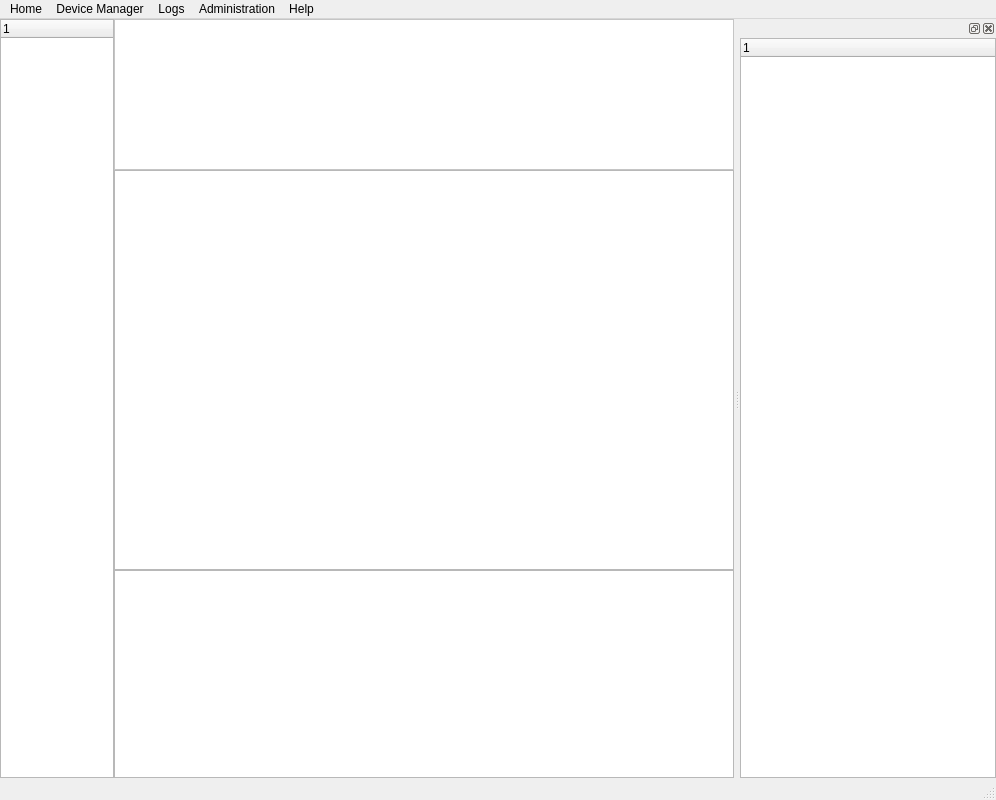
<?xml version="1.0" encoding="UTF-8"?>
<ui version="4.0">
 <class>MainWindow</class>
 <widget class="QMainWindow" name="MainWindow">
  <property name="geometry">
   <rect>
    <x>0</x>
    <y>0</y>
    <width>996</width>
    <height>800</height>
   </rect>
  </property>
  <property name="minimumSize">
   <size>
    <width>0</width>
    <height>800</height>
   </size>
  </property>
  <property name="windowTitle">
   <string>MainWindow</string>
  </property>
  <widget class="QWidget" name="centralWidget">
   <layout class="QHBoxLayout" name="horizontalLayout">
    <property name="spacing">
     <number>0</number>
    </property>
    <property name="leftMargin">
     <number>0</number>
    </property>
    <property name="topMargin">
     <number>0</number>
    </property>
    <property name="rightMargin">
     <number>0</number>
    </property>
    <property name="bottomMargin">
     <number>0</number>
    </property>
    <item>
     <widget class="QTreeWidget" name="treeWidget">
      <property name="sizePolicy">
       <sizepolicy hsizetype="Fixed" vsizetype="Expanding">
        <horstretch>0</horstretch>
        <verstretch>0</verstretch>
       </sizepolicy>
      </property>
      <property name="minimumSize">
       <size>
        <width>100</width>
        <height>0</height>
       </size>
      </property>
      <property name="maximumSize">
       <size>
        <width>16777215</width>
        <height>16777215</height>
       </size>
      </property>
      <column>
       <property name="text">
        <string notr="true">1</string>
       </property>
      </column>
     </widget>
    </item>
    <item>
     <widget class="QWidget" name="minor_widget" native="true">
      <layout class="QHBoxLayout" name="HLayout_minor_widget">
       <property name="spacing">
        <number>0</number>
       </property>
       <property name="leftMargin">
        <number>0</number>
       </property>
       <property name="topMargin">
        <number>0</number>
       </property>
       <property name="rightMargin">
        <number>0</number>
       </property>
       <property name="bottomMargin">
        <number>0</number>
       </property>
       <item>
        <layout class="QVBoxLayout" name="verticalLayout_minor">
         <property name="spacing">
          <number>0</number>
         </property>
         <item>
          <widget class="QScrollArea" name="scrollArea">
           <property name="minimumSize">
            <size>
             <width>571</width>
             <height>101</height>
            </size>
           </property>
           <property name="maximumSize">
            <size>
             <width>16777215</width>
             <height>151</height>
            </size>
           </property>
           <property name="styleSheet">
            <string notr="true">background-color: rgb(255, 255, 255);</string>
           </property>
           <property name="widgetResizable">
            <bool>true</bool>
           </property>
           <widget class="QWidget" name="scrollAreaWidgetContents">
            <property name="geometry">
             <rect>
              <x>0</x>
              <y>0</y>
              <width>618</width>
              <height>149</height>
             </rect>
            </property>
            <layout class="QHBoxLayout" name="horizontalLayout_2">
             <item>
              <widget class="QLabel" name="label">
               <property name="maximumSize">
                <size>
                 <width>571</width>
                 <height>101</height>
                </size>
               </property>
               <property name="styleSheet">
                <string notr="true">image: url(:/image/facom2.png);</string>
               </property>
               <property name="text">
                <string/>
               </property>
              </widget>
             </item>
            </layout>
           </widget>
          </widget>
         </item>
         <item>
          <widget class="QTableWidget" name="tableWidget">
           <property name="sizePolicy">
            <sizepolicy hsizetype="Fixed" vsizetype="Fixed">
             <horstretch>0</horstretch>
             <verstretch>0</verstretch>
            </sizepolicy>
           </property>
           <property name="minimumSize">
            <size>
             <width>620</width>
             <height>400</height>
            </size>
           </property>
           <property name="maximumSize">
            <size>
             <width>16777215</width>
             <height>16777215</height>
            </size>
           </property>
           <attribute name="horizontalHeaderStretchLastSection">
            <bool>true</bool>
           </attribute>
           <attribute name="verticalHeaderStretchLastSection">
            <bool>false</bool>
           </attribute>
          </widget>
         </item>
         <item>
          <widget class="QTextBrowser" name="textBrowser">
           <property name="minimumSize">
            <size>
             <width>0</width>
             <height>50</height>
            </size>
           </property>
          </widget>
         </item>
        </layout>
       </item>
      </layout>
     </widget>
    </item>
   </layout>
  </widget>
  <widget class="QMenuBar" name="menuBar">
   <property name="geometry">
    <rect>
     <x>0</x>
     <y>0</y>
     <width>996</width>
     <height>23</height>
    </rect>
   </property>
   <widget class="QMenu" name="menu_F">
    <property name="title">
     <string>Home</string>
    </property>
    <addaction name="action_OverView"/>
    <addaction name="action_Alarm_Status"/>
    <addaction name="action_Outlet_Status"/>
    <addaction name="separator"/>
   </widget>
   <widget class="QMenu" name="menu_V">
    <property name="title">
     <string>Device Manager</string>
    </property>
    <addaction name="action_Load_Management"/>
    <addaction name="action_control"/>
    <addaction name="actionConfiguration"/>
    <addaction name="actionScheduling"/>
   </widget>
   <widget class="QMenu" name="menu_S">
    <property name="title">
     <string>Logs</string>
    </property>
    <widget class="QMenu" name="menuEvents">
     <property name="title">
      <string>Events</string>
     </property>
     <addaction name="actionLog_event"/>
     <addaction name="actionReverse_lookup"/>
    </widget>
    <widget class="QMenu" name="menuData">
     <property name="title">
      <string>Data</string>
     </property>
     <addaction name="actionLog_2"/>
     <addaction name="actionInterval"/>
     <addaction name="actionRotation"/>
    </widget>
    <addaction name="menuEvents"/>
    <addaction name="menuData"/>
   </widget>
   <widget class="QMenu" name="menu_H">
    <property name="title">
     <string>Help</string>
    </property>
    <addaction name="actionAbout"/>
    <addaction name="actionHelp_F1"/>
   </widget>
   <widget class="QMenu" name="menuHelp">
    <property name="title">
     <string>Administration</string>
    </property>
    <addaction name="actionSecurity"/>
   </widget>
   <addaction name="menu_F"/>
   <addaction name="menu_V"/>
   <addaction name="menu_S"/>
   <addaction name="menuHelp"/>
   <addaction name="menu_H"/>
  </widget>
  <widget class="QStatusBar" name="statusBar"/>
  <widget class="QDockWidget" name="dockWidget_2">
   <property name="styleSheet">
    <string notr="true">margin: 0px;</string>
   </property>
   <property name="floating">
    <bool>false</bool>
   </property>
   <attribute name="dockWidgetArea">
    <number>2</number>
   </attribute>
   <widget class="QWidget" name="dockWidgetContents_4">
    <layout class="QHBoxLayout" name="horizontalLayout_3">
     <property name="spacing">
      <number>0</number>
     </property>
     <property name="leftMargin">
      <number>0</number>
     </property>
     <property name="topMargin">
      <number>0</number>
     </property>
     <property name="rightMargin">
      <number>0</number>
     </property>
     <property name="bottomMargin">
      <number>0</number>
     </property>
     <item>
      <widget class="QTreeWidget" name="treeWidget_2">
       <property name="styleSheet">
        <string notr="true">margin: 0px;</string>
       </property>
       <column>
        <property name="text">
         <string notr="true">1</string>
        </property>
       </column>
      </widget>
     </item>
    </layout>
   </widget>
  </widget>
  <action name="action_OverView">
   <property name="text">
    <string>Overview</string>
   </property>
   <property name="whatsThis">
    <string>新建文件</string>
   </property>
  </action>
  <action name="action_Alarm_Status">
   <property name="text">
    <string>Alarm Status</string>
   </property>
   <property name="whatsThis">
    <string>打开文件</string>
   </property>
  </action>
  <action name="action_Outlet_Status">
   <property name="text">
    <string>Outlet Status</string>
   </property>
   <property name="whatsThis">
    <string>运行</string>
   </property>
  </action>
  <action name="action_Device">
   <property name="text">
    <string>最近的Device</string>
   </property>
  </action>
  <action name="action_Load_Management">
   <property name="text">
    <string>Load Management</string>
   </property>
   <property name="whatsThis">
    <string>查看log</string>
   </property>
  </action>
  <action name="actionChang_Net">
   <property name="text">
    <string>更改网络设置</string>
   </property>
   <property name="whatsThis">
    <string/>
   </property>
  </action>
  <action name="actionAdd_User">
   <property name="text">
    <string>添加用户</string>
   </property>
   <property name="whatsThis">
    <string>添加用户</string>
   </property>
  </action>
  <action name="actionDelete_User">
   <property name="text">
    <string>删除用户</string>
   </property>
   <property name="whatsThis">
    <string>删除用户</string>
   </property>
  </action>
  <action name="actionChang_Passwd">
   <property name="text">
    <string>修改密码</string>
   </property>
   <property name="whatsThis">
    <string>修改用户密码</string>
   </property>
  </action>
  <action name="actionRename_Device">
   <property name="text">
    <string>重命名Device</string>
   </property>
  </action>
  <action name="actionSet_Electric">
   <property name="text">
    <string>设置电流阀值</string>
   </property>
   <property name="whatsThis">
    <string>设置电流的最大最小值</string>
   </property>
  </action>
  <action name="actionCheck_Power">
   <property name="text">
    <string>查询电流阀值</string>
   </property>
   <property name="whatsThis">
    <string>查询电源的大小</string>
   </property>
  </action>
  <action name="actionAbout">
   <property name="text">
    <string>About Version</string>
   </property>
  </action>
  <action name="actionHelp_F1">
   <property name="text">
    <string>Help(&amp;F1)</string>
   </property>
  </action>
  <action name="action_connect">
   <property name="text">
    <string>连接</string>
   </property>
  </action>
  <action name="action_disconnect">
   <property name="text">
    <string>断开连接</string>
   </property>
  </action>
  <action name="action_add_device">
   <property name="text">
    <string>添加Device</string>
   </property>
  </action>
  <action name="action_del_device">
   <property name="text">
    <string>删除Device</string>
   </property>
  </action>
  <action name="action_btn">
   <property name="text">
    <string>查询开关状态</string>
   </property>
  </action>
  <action name="action_all_btn">
   <property name="text">
    <string>设置总开关</string>
   </property>
  </action>
  <action name="action_control">
   <property name="text">
    <string>Control</string>
   </property>
  </action>
  <action name="actionConfiguration">
   <property name="text">
    <string>Configuration</string>
   </property>
  </action>
  <action name="actionScheduling">
   <property name="text">
    <string>Scheduling</string>
   </property>
  </action>
  <action name="actionLog_event">
   <property name="text">
    <string>log</string>
   </property>
  </action>
  <action name="actionReverse_lookup">
   <property name="text">
    <string>reverse lookup</string>
   </property>
  </action>
  <action name="actionLog_2">
   <property name="text">
    <string>log</string>
   </property>
  </action>
  <action name="actionInterval">
   <property name="text">
    <string>interval</string>
   </property>
  </action>
  <action name="actionRotation">
   <property name="text">
    <string>rotation</string>
   </property>
  </action>
  <action name="actionSecurity">
   <property name="text">
    <string>Security</string>
   </property>
  </action>
 </widget>
 <layoutdefault spacing="6" margin="11"/>
 <resources/>
 <connections/>
</ui>
